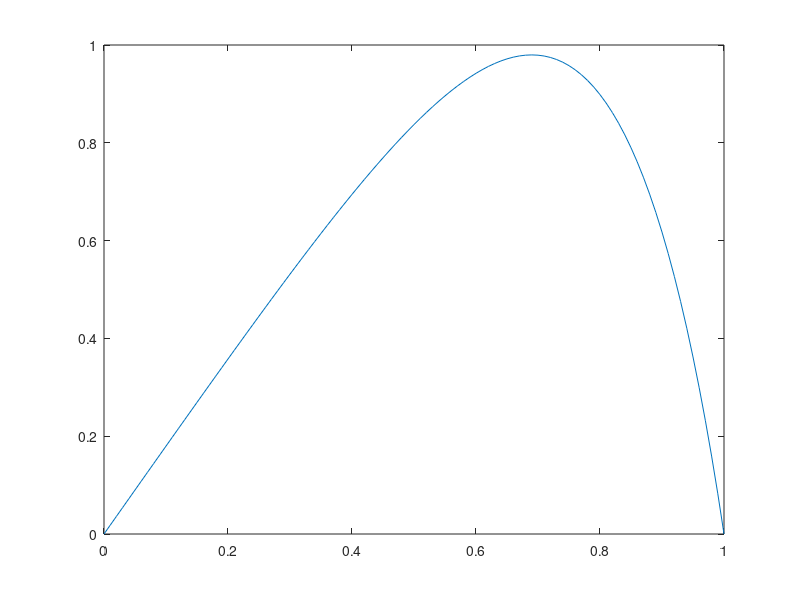

Recreate this plot in MATLAB.
%To Solve the differential equation -u'' + f(x,u) = 0

%Assigning maximun number of iterations
k_MAX=100;
%Assigning Tolerance Limit
TOL=10^-6;
%Taking arbitrary number of intervals N=6
N=100;
% Let the length of one division be h
h=1/N;
% x is a vector with N+1 number of equidistant points from 0 to 1
x=linspace(0,1,N+1)';
x=x(2:N);
%Taking initial guess U0
U0=zeros(N-1,1);
k = 10^-4;

%Method 1 - Fixed Point Iteration
f=@(x,U0)(-(U0+k).^-7-x.*exp(4.*x));

%Computed Solution(U) is in the form AU=F
%Creating A matrix
principalDiag=[(2/(h^2))*(ones(N-1,1))];
lowerDiag=[(-1/(h^2))*(ones(N-1,1))];
upperDiag=[(-1/(h^2))*(ones(N-1,1))];
A=spdiags([lowerDiag principalDiag upperDiag],-1:1,N-1,N-1);

for iterations_performed = 1:k_MAX
     F=-f(x,U0);
     U1=A\F;
     if(max(abs(U1-U0))>TOL)
         U0=U1;
         flag_Method1=0;
     else
         flag_Method1=1;
         break;
     end
end
U1=[0; U1; 0];
x=linspace(0,1,N+1);
figure(3);
plot(x,U1);